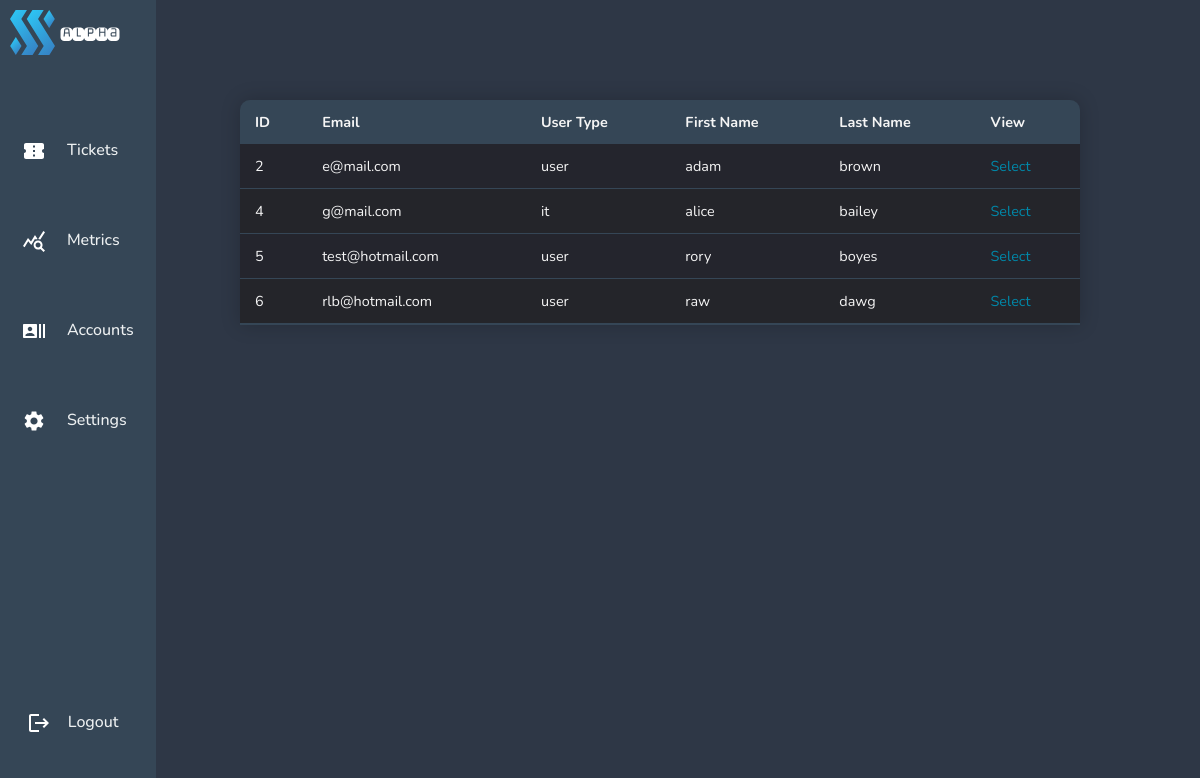
Before: /pages/view-users.php with the older database file.
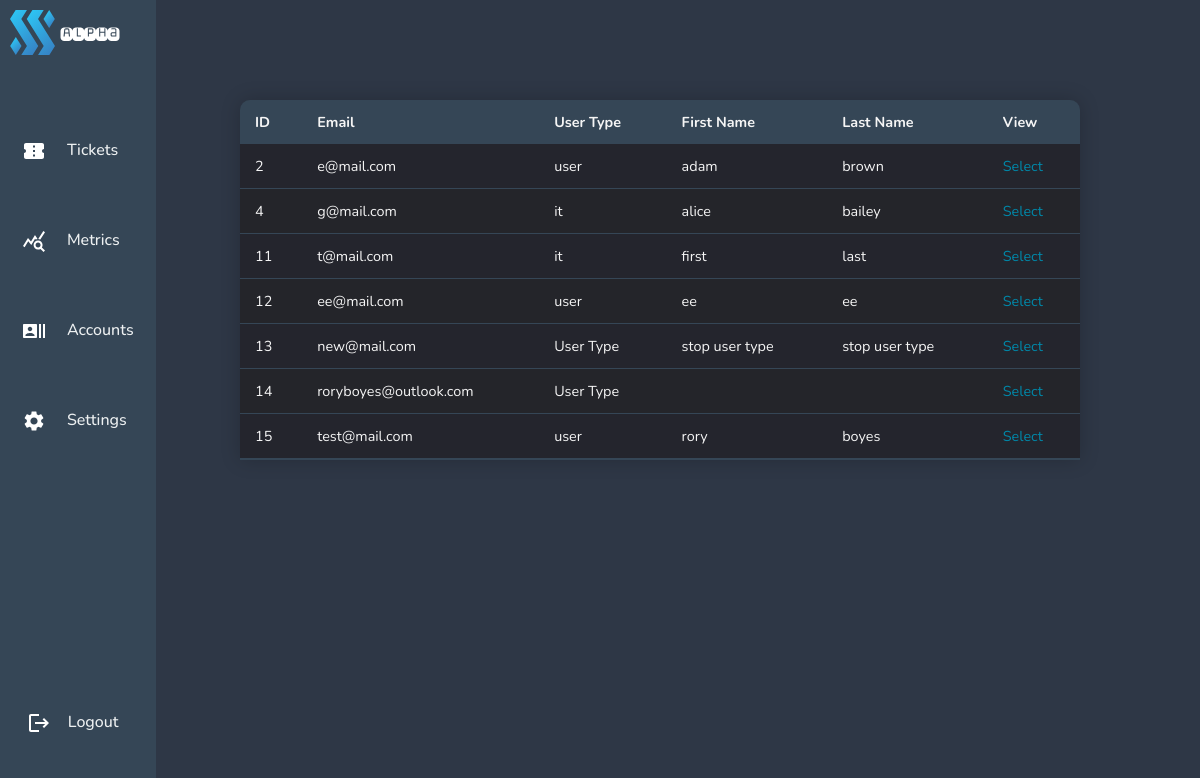
After: the same page with the newer database file.
### tables this page shows
CREATE TABLE "Users" (
	"id"	INTEGER UNIQUE,
	"Email"	TEXT,
	"password"	TEXT,
	"User"	TEXT,
	"fname"	TEXT,
	"lname"	TEXT,
	PRIMARY KEY("id" AUTOINCREMENT)
);

### pages/view-users.php (the view, shortened to what this page needs)
    <?php include'../navigation/admindashnavbar.php';
    require ('../config/dbcon.php'); ?>
    <link rel="stylesheet" href="../navigation/admindashnavbar.css">
    <link rel="stylesheet" href="../css/admintickettable.css">
</head>
<body bgcolor="#2E3746">
<div class="full-screen-container">
    <?php
    $query = "SELECT * FROM Users";
    $statement = $conn->prepare($query);
    $statement->execute();
    $statement->setFetchMode(PDO::FETCH_OBJ);
    $result = $statement->fetchAll();
    ?>
    <table class="ticket-table">
        <thead>
        <tr>
            <th>ID</th>
            <th>Email</th>
            <th>User Type</th>
            <th>First Name</th>
            <th>Last Name</th>
            <th>View</th>
        </tr>
        </thead>
        <?php foreach($result as $data) { ?>
            <tr>
                <td><?= $data->id; ?> </td>
                <td><?= $data->Email; ?> </td>
                <td><?= $data->User; ?> </td>
                <td><?= $data->fname; ?> </td>
                <td><?= $data->lname ?> </td>
                <td>
                    <a href="../pages/edit-user.php?id=<?= $data->id; ?>" class="selectbutton">Select</a>
                </td>
            </tr>
            <?php
        }
        ?>
    </table>
</div>
</body>
</html>

### navigation/admindashnavbar.php (shortened to what this page needs)
<!DOCTYPE html>
    <head>
        <link rel="stylesheet" href="admindashnavbar.css">
    </head>
    <body>
    <div class="navbar">
        <header>
            <a class="logo" href="/"><img src="../images/logo.svg" width="45" height="45" alt="logo"></a>
            <a class="logo2" href="/"><img src="../images/alpha.svg" width="60" height="60" alt="logo"></a>
            <nav>
                <ul class="nav__links">
                    <li><a href="../pages/adminviewticket.php" class="link1">&nbsp;&nbsp;&nbsp;&nbsp;&nbsp;Tickets</a></li>
                    <li><a href="../pages/metrics.php" class="link2">&nbsp;&nbsp;&nbsp;&nbsp;&nbsp;Metrics</a></li>
                    <li><a href="../pages/accounts.php" class="link3">&nbsp;&nbsp;&nbsp;&nbsp;&nbsp;Accounts</a></li>
                    <li><a href="#" class="link4">&nbsp;&nbsp;&nbsp;&nbsp;&nbsp;Settings</a></li>
                </ul>
            </nav>
            <a class="cta" href="../pages/home.php">&nbsp;&nbsp;&nbsp;&nbsp;Logout</a>
        </header>
    </div>
    </body>
</html>

### navigation/admindashnavbar.css (style rules this page uses)
* { box-sizing: border-box; margin: 0; padding: 0; }
header { flex-direction: column; height: 100%; width: 13%; top: 0; left: 0; position: fixed; background-color: #354656 ; }
.logo { position: fixed; top: 10px; left: 10px; z-index: 9999; }
.logo2 { position: fixed; top: 4px; left: 60px; }
.nav__links a, .cta, .overlay__content a { display: flex; justify-content: flex-start; font-family: "Nunito", sans-serif; font-size: medium; font-weight: 500; color: #edf0f1; text-decoration: none; }
.link1::before { white-space: normal; content: url("../images/ticketicon.svg"); margin-left: 4px; }
.link2::before { content: url("../images/metricsicon.svg"); margin-left: 4px; }
.link3::before { content: url("../images/accountsicon.svg"); margin-left: 4px; }
.link4::before { content: url("../images/settingsicon.svg"); margin-left: 4px; }
.nav__links { list-style: none; display: flex; flex-direction: column; justify-content: space-between; padding-top: 300px; position: fixed; top: 100px; left: 0px; z-index: 9999; padding: 9px 17px; }
.nav__links li { padding: 30px 20px; padding-left: 1px; }
.nav__links li a { transition: color 0.3s ease 0s; }
.cta { position: fixed; bottom: 50px; left: 10px; z-index: 9999; padding: 9px 17px; background-color: transparent; border: none; border-radius: 15px; cursor: pointer; transition: background-color 0.3s ease 0s; }
.cta:before { content: url("../images/logouticon.svg"); }

### css/admintickettable.css (style rules this page uses)
* { box-sizing: border-box; font-family: "Nunito", sans-serif; }
.ticket-table { table-layout: fixed; margin-top: 100px; margin-left: 20%; margin-right: auto; margin-bottom: 0px; font-size: 0.9em; min-width: 70%; max-width: 70%; border-collapse: collapse; border-radius: 10px 10px 0 0; box-shadow: 0 0 20px rgba(0, 0 ,0, 0.20); overflow: hidden; }
.ticket-table thead tr { background-color: #354656; color: whitesmoke; text-align: left; font-weight: bold; }
.ticket-table th, .ticket-table td { max-width:180px; word-wrap:break-word; padding: 12px 15px; }
.ticket-table tbody tr { border-bottom: 1px solid #354656; color: whitesmoke; }
.ticket-table tbody tr:nth-of-type(even) { background-color: #24252a; }
.ticket-table tbody tr:nth-of-type(odd) { background-color: #24252d; }
.ticket-table tbody tr:last-of-type { border-bottom: 2px solid #354656; }
.ticket-table a { text-decoration : none; color: #0088a9; transition: color 0.3s ease 0s; }

Changed rows visible on the page:
removed users: id "5", Email "test@hotmail.com", User "user", fname "rory", lname "boyes"
removed users: id "6", Email "rlb@hotmail.com", User "user", fname "raw", lname "dawg"
added users: id "11", Email "t@mail.com", User "it", fname "first", lname "last"
added users: id "12", Email "ee@mail.com", User "user", fname "ee", lname "ee"
added users: id "13", Email "new@mail.com", User "User Type", fname "stop user type", lname "stop user type"
added users: id "14", Email "roryboyes@outlook.com", User "User Type"
added users: id "15", Email "test@mail.com", User "user", fname "rory", lname "boyes"
